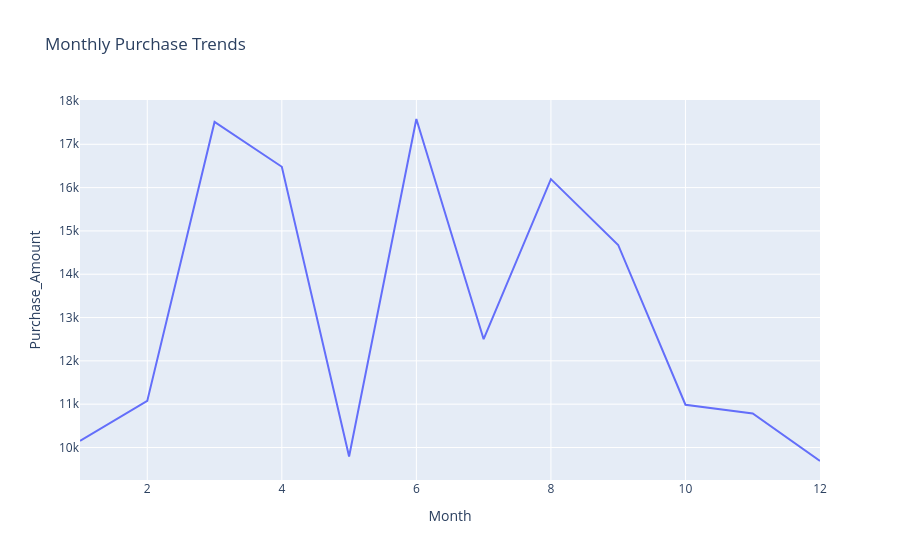

This figure's notebook cell:
### Markdown cell above
### Advanced Analysis

### Code cell
# Purchasing Trends Over Time
px.line(monthly_totals, x=monthly_totals.index, y='Purchase_Amount', title='Monthly Purchase Trends')

### Figure 1 — Plotly figure (JSON) as saved in the notebook; plotly's stock layout.template omitted (floating-point values rounded to 4 significant figures)
{"data": [{"hovertemplate": "Month=%{x}<br>Purchase_Amount=%{y}<extra></extra>", "legendgroup": "", "line": {"color": "#636efa", "dash": "solid"}, "marker": {"symbol": "circle"}, "mode": "lines", "name": "", "orientation": "v", "showlegend": false, "type": "scatter", "x": [1, 2, 3, 4, 5, 6, 7, 8, 9, 10, 11, 12], "xaxis": "x", "y": [10150.0, 11080.0, 17520.0, 16480.0, 9792.0, 17580.0, 12500.0, 16200.0, 14680.0, 10990.0, 10780.0, 9688.0], "yaxis": "y"}], "layout": {"legend": {"tracegroupgap": 0}, "title": {"text": "Monthly Purchase Trends"}, "xaxis": {"anchor": "y", "domain": [0, 1], "title": {"text": "Month"}}, "yaxis": {"anchor": "x", "domain": [0, 1], "title": {"text": "Purchase_Amount"}}}}
